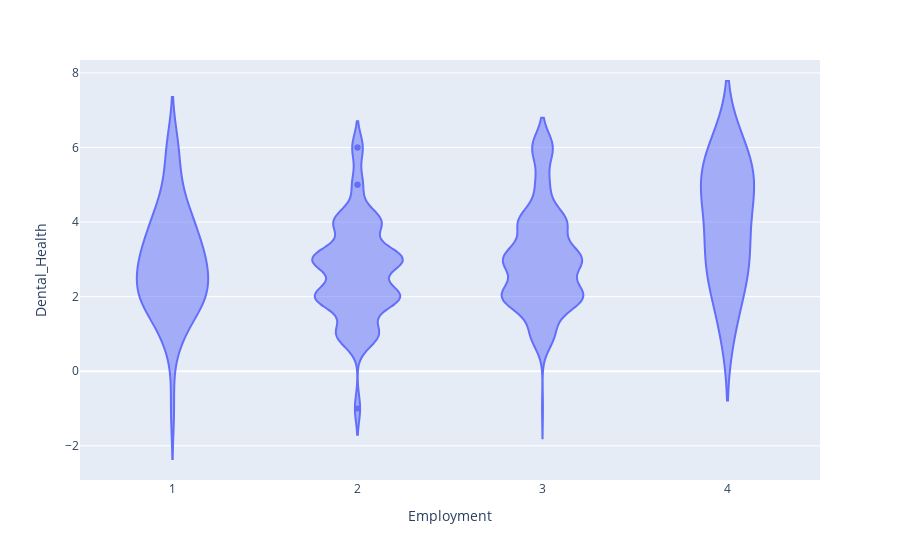

Write notebook code for a chart like this one.
### Code cell
# Violin Plot 
fig = px.violin(ed_dental_df, x="Employment", y="Dental_Health")
fig.show()

### Figure 1 — Plotly figure (JSON) as saved in the notebook; plotly's stock layout.template omitted (floating-point values rounded to 4 significant figures; data arrays with more than 128 entries replaced by an {"elided": "..."} marker saying what was removed)
{"data": [{"alignmentgroup": "True", "box": {"visible": false}, "hovertemplate": "Employment=%{x}<br>Dental_Health=%{y}<extra></extra>", "legendgroup": "", "marker": {"color": "#636efa"}, "name": "", "offsetgroup": "", "orientation": "v", "scalegroup": "True", "showlegend": false, "type": "violin", "x": {"elided": "714 int values"}, "x0": " ", "xaxis": "x", "y": {"elided": "714 int values"}, "y0": " ", "yaxis": "y"}], "layout": {"legend": {"tracegroupgap": 0}, "margin": {"t": 60}, "violinmode": "group", "xaxis": {"anchor": "y", "domain": [0, 1], "title": {"text": "Employment"}}, "yaxis": {"anchor": "x", "domain": [0, 1], "title": {"text": "Dental_Health"}}}}
